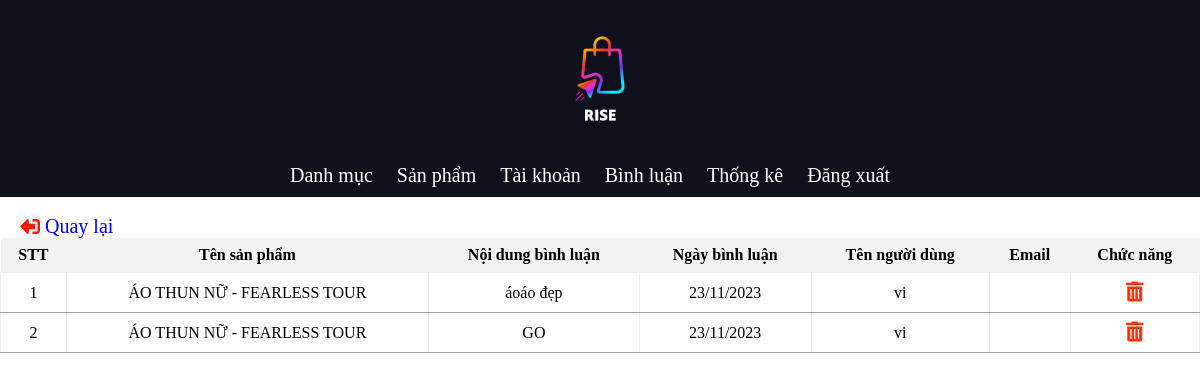
The page /admin/admin.php?pg=chitietbinhluan&idpro=14 on the database its author committed.
### tables this page shows
CREATE TABLE `binhluan` (
  `id` int(4) NOT NULL,
  `ten` varchar(100) NOT NULL,
  `noidung` varchar(100) NOT NULL,
  `ngaybinhluan` varchar(30) NOT NULL,
  `idpro` int(4) NOT NULL,
  `id_us` int(4) NOT NULL,
  `email` varchar(100) NOT NULL
);

CREATE TABLE `sanpham` (
  `id` int(4) NOT NULL,
  `ten_sp` varchar(100) NOT NULL,
  `hinh_sp` varchar(100) NOT NULL,
  `gia` int(10) NOT NULL,
  `iddm` int(4) NOT NULL,
  `mota` varchar(2000) NOT NULL,
  `trangthai` tinyint(4) NOT NULL DEFAULT 0,
  `giamgia` tinyint(4) NOT NULL DEFAULT 0,
  `soluong` tinyint(3) NOT NULL,
  `sodonhang` tinyint(3) NOT NULL
);

CREATE TABLE `user` (
  `id_us` int(4) NOT NULL,
  `ten` varchar(100) NOT NULL,
  `username` varchar(100) NOT NULL,
  `diachi` varchar(200) NOT NULL,
  `hinh` varchar(100) DEFAULT NULL,
  `password` varchar(50) NOT NULL,
  `phone` int(11) NOT NULL,
  `email` varchar(100) NOT NULL,
  `vaitro` tinyint(4) NOT NULL DEFAULT 0,
  `reset_token` varchar(255) NOT NULL
);

### dao/pdo.php (called while the page is built, shortened)
<?php
function pdo_get_connection()
{
    $dburl = "mysql:host=localhost;dbname=dataduan1;charset=utf8";
    $username = 'root';
    $password = '';
    $conn = new PDO($dburl, $username, $password);
    $conn->setAttribute(PDO::ATTR_ERRMODE, PDO::ERRMODE_EXCEPTION);
    return $conn;
}
function pdo_query($sql)
{
    $sql_args = array_slice(func_get_args(), 1);
    try {
        $conn = pdo_get_connection();
        $stmt = $conn->prepare($sql);
        $stmt->execute($sql_args);
        $rows = $stmt->fetchAll();
        return $rows;
    } catch (PDOException $e) {
        throw $e;
    } finally {
        unset($conn);
    }
}

### dao/binhluan.php (called while the page is built, shortened)
<?php
require_once 'pdo.php';
function load_blct($idpro)
{
    $sql = "SELECT binhluan.*, user.ten as ten, sanpham.ten_sp as tensp
    FROM binhluan
    JOIN user ON binhluan.id_us = user.id_us
    JOIN sanpham ON binhluan.idpro = sanpham.id
    WHERE idpro = $idpro
    ORDER BY id DESC";
    return pdo_query($sql);
}

### admin/quantri/chitietbinhluan.php (the view, shortened to what this page needs)
<?php
$kq = '';
$stt = 0;
if (isset($showctbl) && (is_array($showctbl) || is_object($showctbl))) {
    foreach ($showctbl as $value) {
        $stt++;
        extract($value);
        $kq .= '<tr>
        <td>' . $stt . '</td>
        <td>' . $tensp . '</td>
        <td>' . $noidung . '</td>
        <td>' . $ngaybinhluan . '</td>
        <td>' . $ten . '</td>
        <td>' . $email . '</td>
        <td><a href="admin.php?pg=chitietbinhluanxoa&id=' . $id . '"><i class="fas fa-trash-alt" style="color: #fa3605;"></i></a></td>
        </tr>';
    }
} else {
    echo "Không có dữ liệu để hiển thị.";
}
?>
<div style="margin-left:20px">
<a href="admin.php?pg=exit"><i class="fas fa-sign-out-alt fa-rotate-180" style="color: #ff1900;"></i> Quay lại</a>
</div class="content">
    <table border="1">
        <tr>
            <th>STT</th>
            <th>Tên sản phẩm</th>
            <th>Nội dung bình luận</th>
            <th>Ngày bình luận</th>
            <th>Tên người dùng</th>
            <th>Email</th>
            <th>Chức năng</th>
        </tr>
        <?php echo $kq; ?>
    </table>
</body>
</html>

### view/css/admin.css (style rules this page uses)
body { margin: 0; padding: 0; }
table { flex: 2; }
table { margin: 20px; float: left; text-align: center; border: none; border-collapse: collapse; }
th { background-color: #f2f2f2; padding: 8px; border: none; }
td { border-bottom: 1px solid rgb(160, 166, 162); text-align: center; padding: 8px; }
a { text-decoration: none; font-size: 20px; }

### admin/quantri/chitietbinhluan.php (style rules this page uses)
table { margin: 0 auto; width:100%; }

### rows shown on the page
binhluan: idpro.ten_sp "ÁO THUN NỮ - FEARLESS TOUR", noidung "áoáo đẹp", ngaybinhluan "23/11/2023", id_us.ten "vi"
binhluan: idpro.ten_sp "ÁO THUN NỮ - FEARLESS TOUR", noidung "GO", ngaybinhluan "23/11/2023", id_us.ten "vi"
